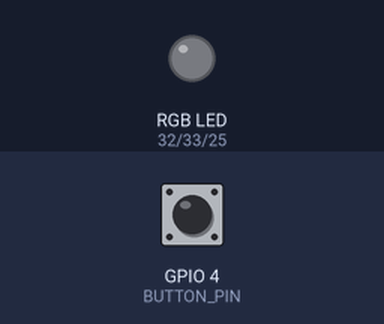
Recording of a sketch running on a simulated ESP32. Parts: an RGB LED mixed from three pins (HIGH = lit). Inputs (shaded band) come from the test bench; at power-on: GPIO 4 (BUTTON_PIN) HIGH. Dim RGB values are drawn brighter than linear; random numbers use the default seed unless the sketch sets one.

Above: at 1.2 s.
1.3 s: GPIO 4 (BUTTON_PIN) pulled LOW for 0.15 s
At 2.5 s:
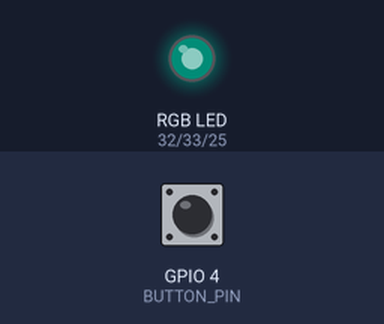
2.9 s: GPIO 4 (BUTTON_PIN) pulled LOW for 1 s
At 3.9 s:
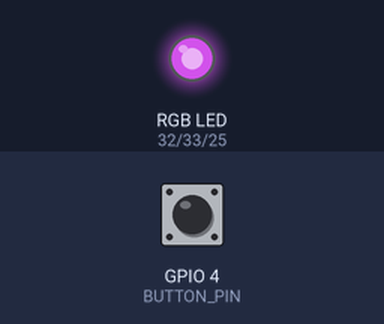
5.4 s: GPIO 4 (BUTTON_PIN) pulled LOW for 0.15 s
At 5.9 s:
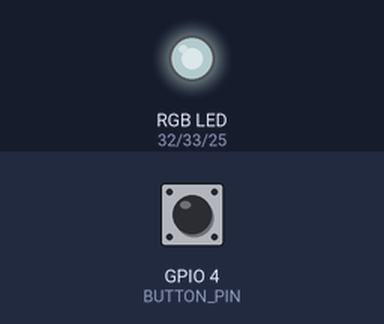
7.0 s: GPIO 4 (BUTTON_PIN) pulled LOW for 3.2 s
At 8.3 s:
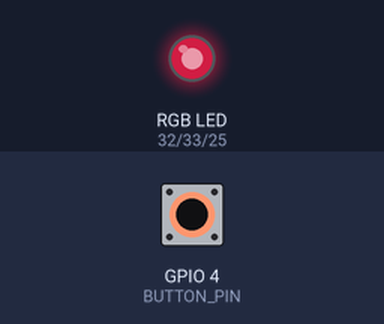
11.7 s: GPIO 4 (BUTTON_PIN) pulled LOW for 0.15 s
At 12.9 s:
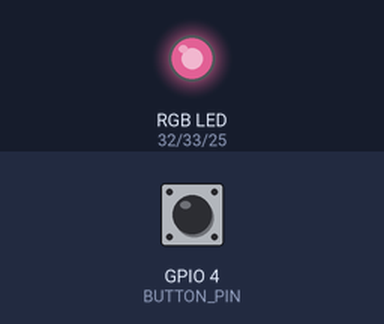
13.3 s: GPIO 4 (BUTTON_PIN) pulled LOW for 1 s
At 14.3 s:
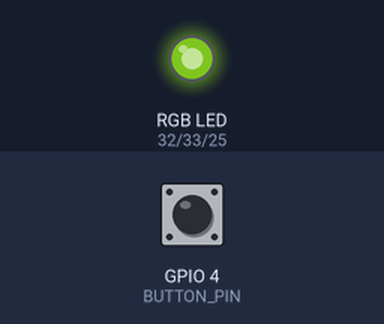
Timing chart, 0 to 16.3 s (numbered marks = the images above; inputs shaded):
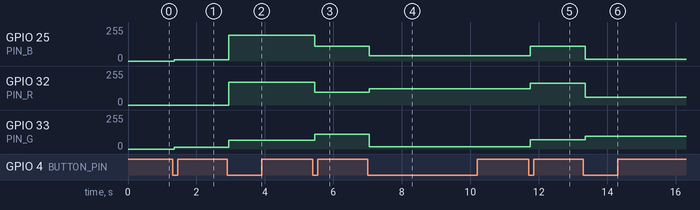

The sketch:

sketch_oct21a_copy_20251021093536.ino
```cpp
#define PIN_R 32
#define PIN_G 33
#define PIN_B 25
#define BUTTON_PIN 4

int lastButtonState = HIGH; // 上一次按鍵狀態

int valR = 0; // 紅色亮度
int valG = 0; // 綠色亮度
int valB = 0; // 藍色亮度

void setup() {
  pinMode(PIN_R, OUTPUT);
  pinMode(PIN_G, OUTPUT);
  pinMode(PIN_B, OUTPUT);
  pinMode(BUTTON_PIN, INPUT_PULLUP);
  randomSeed(analogRead(0)); // 讀取一個未連接的類比腳位來產生亂數種子
}

void loop() {
  int buttonState = digitalRead(BUTTON_PIN);

  // 偵測按鍵由 HIGH 變 LOW（按下瞬間）
  if (lastButtonState == HIGH && buttonState == LOW) {
    // 產生隨機的 RGB 顏色值
    valR = random(256); // 0-255
    valG = random(256); // 0-255
    valB = random(256); // 0-255
    delay(50); // 簡單防彈跳
  }
  lastButtonState = buttonState;

  // 同時輸出三色亮度
  analogWrite(PIN_R, valR);
  analogWrite(PIN_G, valG);
  analogWrite(PIN_B, valB);
}
```

Measured:
- after the input at 1.3 s, GPIO 25 (PIN_B): 0/255 → 11/255 after 0.05 s; GPIO 33 (PIN_G): 0/255 → 13/255 after 0.05 s
- after the input at 2.9 s, GPIO 25 (PIN_B): 11/255 → 192/255 after 0.05 s; GPIO 32 (PIN_R): 0/255 → 171/255 after 0.05 s; GPIO 33 (PIN_G): 13/255 → 67/255 after 0.05 s
- after the input at 5.4 s, GPIO 25 (PIN_B): 192/255 → 111/255 after 0.05 s; GPIO 32 (PIN_R): 171/255 → 96/255 after 0.05 s; GPIO 33 (PIN_G): 67/255 → 110/255 after 0.05 s
- after the input at 7.0 s, GPIO 25 (PIN_B): 111/255 → 39/255 after 0.05 s; GPIO 32 (PIN_R): 96/255 → 122/255 after 0.05 s; GPIO 33 (PIN_G): 110/255 → 17/255 after 0.05 s
- after the input at 11.7 s, GPIO 25 (PIN_B): 39/255 → 109/255 after 0.05 s; GPIO 32 (PIN_R): 122/255 → 165/255 after 0.05 s; GPIO 33 (PIN_G): 17/255 → 70/255 after 0.05 s
- after the input at 13.3 s, GPIO 25 (PIN_B): 109/255 → 15/255 after 0.05 s; GPIO 32 (PIN_R): 165/255 → 60/255 after 0.05 s; GPIO 33 (PIN_G): 70/255 → 94/255 after 0.05 s
